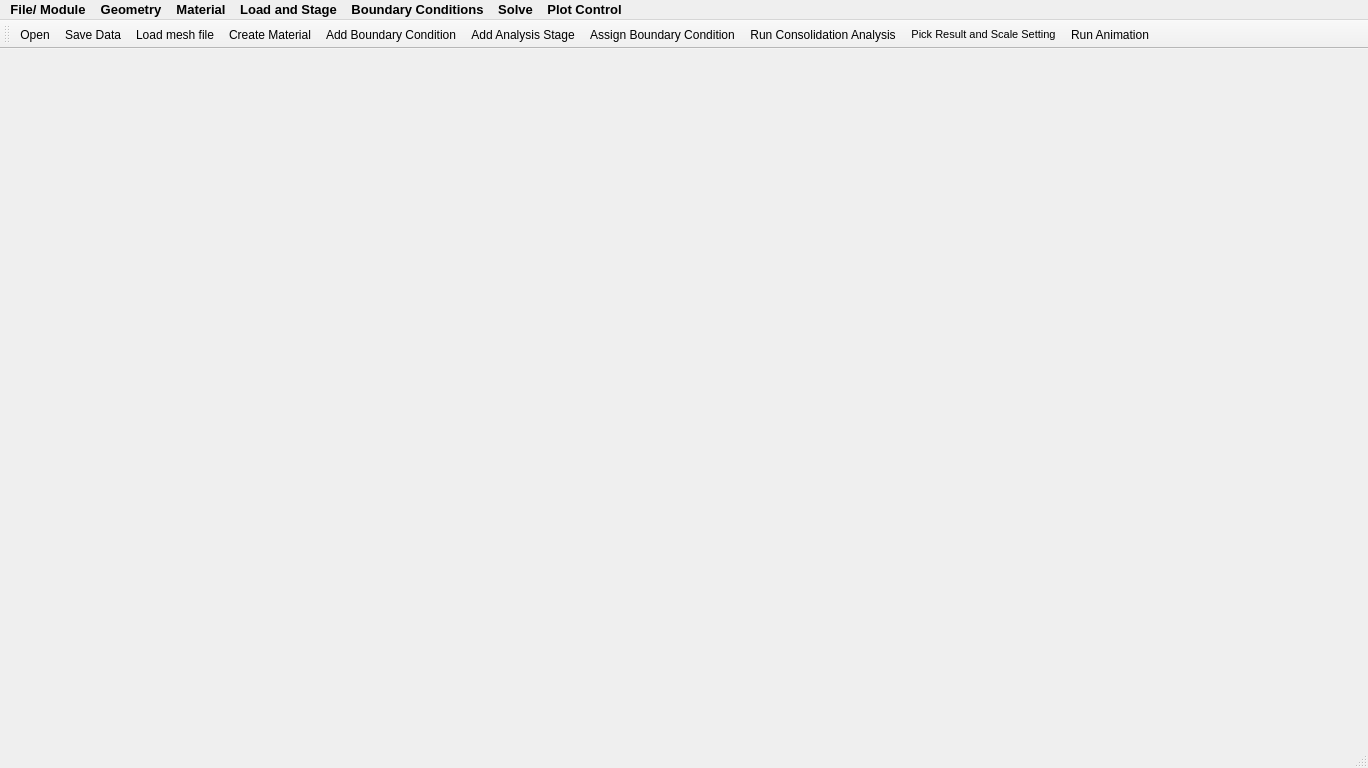
<?xml version="1.0" encoding="UTF-8"?>
<ui version="4.0">
 <class>MainWindow</class>
 <widget class="QMainWindow" name="MainWindow">
  <property name="geometry">
   <rect>
    <x>0</x>
    <y>0</y>
    <width>1368</width>
    <height>768</height>
   </rect>
  </property>
  <property name="windowTitle">
   <string>MainWindow</string>
  </property>
  <widget class="QWidget" name="centralWidget">
   <widget class="QWidget" name="verticalLayoutWidget">
    <property name="geometry">
     <rect>
      <x>290</x>
      <y>240</y>
      <width>160</width>
      <height>80</height>
     </rect>
    </property>
    <layout class="QVBoxLayout" name="mainLayout"/>
   </widget>
  </widget>
  <widget class="QMenuBar" name="menuBar">
   <property name="geometry">
    <rect>
     <x>0</x>
     <y>0</y>
     <width>1368</width>
     <height>21</height>
    </rect>
   </property>
   <property name="font">
    <font>
     <pointsize>10</pointsize>
     <weight>75</weight>
     <bold>true</bold>
    </font>
   </property>
   <widget class="QMenu" name="menuProject_Setting">
    <property name="font">
     <font>
      <pointsize>8</pointsize>
      <weight>50</weight>
      <bold>false</bold>
     </font>
    </property>
    <property name="title">
     <string>File/ Module</string>
    </property>
    <addaction name="CRSTest"/>
    <addaction name="PVDbackAnalysis"/>
    <addaction name="separator"/>
    <addaction name="setWorkingFolder"/>
    <addaction name="projectSetting"/>
    <addaction name="separator"/>
    <addaction name="saveData"/>
    <addaction name="saveAs"/>
    <addaction name="openFile"/>
    <addaction name="exit"/>
   </widget>
   <widget class="QMenu" name="menuGeometry">
    <property name="font">
     <font>
      <pointsize>8</pointsize>
      <weight>50</weight>
      <bold>false</bold>
     </font>
    </property>
    <property name="title">
     <string>Geometry</string>
    </property>
    <addaction name="actionInput_Geometry"/>
    <addaction name="separator"/>
    <addaction name="loadMeshFile"/>
    <addaction name="nodeList"/>
   </widget>
   <widget class="QMenu" name="menuMaterial">
    <property name="font">
     <font>
      <pointsize>8</pointsize>
      <weight>50</weight>
      <bold>false</bold>
     </font>
    </property>
    <property name="title">
     <string>Material</string>
    </property>
    <addaction name="createMat"/>
   </widget>
   <widget class="QMenu" name="menuLoad_Stage">
    <property name="font">
     <font>
      <pointsize>8</pointsize>
      <weight>50</weight>
      <bold>false</bold>
     </font>
    </property>
    <property name="title">
     <string>Load and Stage</string>
    </property>
    <addaction name="addStage"/>
    <addaction name="listLoadStage"/>
    <addaction name="separator"/>
   </widget>
   <widget class="QMenu" name="menuBoundary_Conditions">
    <property name="font">
     <font>
      <pointsize>8</pointsize>
      <weight>50</weight>
      <bold>false</bold>
     </font>
    </property>
    <property name="title">
     <string>Boundary Conditions</string>
    </property>
    <addaction name="addBoundary"/>
    <addaction name="assignBoundary"/>
   </widget>
   <widget class="QMenu" name="menuRun">
    <property name="font">
     <font>
      <pointsize>8</pointsize>
      <weight>50</weight>
      <bold>false</bold>
     </font>
    </property>
    <property name="title">
     <string>Solve</string>
    </property>
    <addaction name="solutionControl"/>
    <addaction name="watchList"/>
    <addaction name="separator"/>
    <addaction name="runAnalysis"/>
   </widget>
   <widget class="QMenu" name="menuPlot_Control">
    <property name="title">
     <string>Plot Control</string>
    </property>
    <addaction name="loadResults"/>
    <addaction name="animationSetting"/>
    <addaction name="scaleSetting"/>
   </widget>
   <addaction name="menuProject_Setting"/>
   <addaction name="menuGeometry"/>
   <addaction name="menuMaterial"/>
   <addaction name="menuLoad_Stage"/>
   <addaction name="menuBoundary_Conditions"/>
   <addaction name="menuRun"/>
   <addaction name="menuPlot_Control"/>
  </widget>
  <widget class="QStatusBar" name="statusBar">
   <property name="font">
    <font>
     <family>Tahoma</family>
     <pointsize>9</pointsize>
     <weight>50</weight>
     <bold>false</bold>
    </font>
   </property>
  </widget>
  <widget class="QToolBar" name="toolBar">
   <property name="windowTitle">
    <string>toolBar</string>
   </property>
   <attribute name="toolBarArea">
    <enum>TopToolBarArea</enum>
   </attribute>
   <attribute name="toolBarBreak">
    <bool>false</bool>
   </attribute>
   <addaction name="openFile"/>
   <addaction name="saveData"/>
   <addaction name="loadMeshFile"/>
   <addaction name="createMat"/>
   <addaction name="addBoundary"/>
   <addaction name="addStage"/>
   <addaction name="assignBoundary"/>
   <addaction name="runAnalysis"/>
   <addaction name="scaleSetting"/>
   <addaction name="animationSetting"/>
  </widget>
  <action name="CRSTest">
   <property name="text">
    <string>Constant strain rate test module</string>
   </property>
  </action>
  <action name="PVDbackAnalysis">
   <property name="text">
    <string>Vimoke Concept for PVD analysis module</string>
   </property>
  </action>
  <action name="projectSetting">
   <property name="text">
    <string>Problem Setting</string>
   </property>
  </action>
  <action name="saveData">
   <property name="icon">
    <iconset resource="resources.qrc">
     <normaloff>:/imgs/Icon/save.ico</normaloff>:/imgs/Icon/save.ico</iconset>
   </property>
   <property name="text">
    <string>Save Data</string>
   </property>
   <property name="shortcut">
    <string>Ctrl+S</string>
   </property>
   <property name="iconVisibleInMenu">
    <bool>true</bool>
   </property>
  </action>
  <action name="openFile">
   <property name="icon">
    <iconset resource="resources.qrc">
     <normaloff>:/imgs/Icon/open.ico</normaloff>:/imgs/Icon/open.ico</iconset>
   </property>
   <property name="text">
    <string>Open</string>
   </property>
   <property name="shortcut">
    <string>Ctrl+O</string>
   </property>
  </action>
  <action name="exit">
   <property name="text">
    <string>Exit</string>
   </property>
  </action>
  <action name="loadMeshFile">
   <property name="icon">
    <iconset theme=":/imgs/Icon/Mesh.ico" resource="resources.qrc">
     <normaloff>:/imgs/Icon/Mesh.ico</normaloff>
     <normalon>:/imgs/Icon/Mesh.ico</normalon>:/imgs/Icon/Mesh.ico</iconset>
   </property>
   <property name="text">
    <string>Load mesh file</string>
   </property>
  </action>
  <action name="createMat">
   <property name="icon">
    <iconset theme=":/imgs/Icon/material.ico">
     <normaloff>Icon/material.ico</normaloff>
     <normalon>:/imgs/Icon/material.ico</normalon>
     <disabledoff>:/imgs/Icon/material.ico</disabledoff>
     <disabledon>:/imgs/Icon/material.ico</disabledon>Icon/material.ico</iconset>
   </property>
   <property name="text">
    <string>Create Material</string>
   </property>
  </action>
  <action name="addStage">
   <property name="icon">
    <iconset>
     <normaloff>Icon/STAGE.ico</normaloff>
     <normalon>:/imgs/Icon/STAGE.ico</normalon>
     <disabledoff>:/imgs/Icon/STAGE.ico</disabledoff>
     <disabledon>:/imgs/Icon/STAGE.ico</disabledon>
     <activeoff>:/imgs/Icon/STAGE.ico</activeoff>Icon/STAGE.ico</iconset>
   </property>
   <property name="text">
    <string>Add Analysis Stage</string>
   </property>
  </action>
  <action name="listLoadStage">
   <property name="text">
    <string>List Load Stage</string>
   </property>
  </action>
  <action name="actionLine_Load">
   <property name="text">
    <string>Line Load</string>
   </property>
  </action>
  <action name="actionPoint_Load">
   <property name="text">
    <string>Point Load</string>
   </property>
  </action>
  <action name="addBoundary">
   <property name="icon">
    <iconset resource="resources.qrc">
     <normaloff>:/imgs/Icon/Load.ico</normaloff>
     <normalon>:/imgs/Icon/Load.ico</normalon>
     <disabledoff>:/imgs/Icon/Load.ico</disabledoff>
     <disabledon>:/imgs/Icon/Load.ico</disabledon>:/imgs/Icon/Load.ico</iconset>
   </property>
   <property name="text">
    <string>Add Boundary Condition</string>
   </property>
  </action>
  <action name="assignBoundary">
   <property name="icon">
    <iconset>
     <normaloff>Icon/Assign.ico</normaloff>
     <normalon>:/imgs/Icon/Assign.ico</normalon>
     <disabledoff>:/imgs/Icon/Assign.ico</disabledoff>
     <disabledon>:/imgs/Icon/Assign.ico</disabledon>Icon/Assign.ico</iconset>
   </property>
   <property name="text">
    <string>Assign Boundary Condition</string>
   </property>
  </action>
  <action name="runAnalysis">
   <property name="icon">
    <iconset>
     <normaloff>Icon/run.ico</normaloff>
     <normalon>:/imgs/Icon/run.ico</normalon>Icon/run.ico</iconset>
   </property>
   <property name="text">
    <string>Run Consolidation Analysis</string>
   </property>
   <property name="shortcut">
    <string>Ctrl+R</string>
   </property>
  </action>
  <action name="actionList_Nodes">
   <property name="text">
    <string>List Nodes</string>
   </property>
  </action>
  <action name="actionList_Elements">
   <property name="text">
    <string>List Elements</string>
   </property>
  </action>
  <action name="nodeList">
   <property name="text">
    <string>List Information</string>
   </property>
  </action>
  <action name="elementList">
   <property name="text">
    <string>List Elements</string>
   </property>
  </action>
  <action name="setWorkingFolder">
   <property name="text">
    <string>Set Working Folder</string>
   </property>
  </action>
  <action name="solutionControl">
   <property name="text">
    <string>Solution Control</string>
   </property>
  </action>
  <action name="loadResults">
   <property name="text">
    <string>Load results data</string>
   </property>
  </action>
  <action name="animationSetting">
   <property name="icon">
    <iconset>
     <normaloff>Icon/Animate.ico</normaloff>
     <normalon>:/imgs/Icon/Animate.ico</normalon>Icon/Animate.ico</iconset>
   </property>
   <property name="text">
    <string>Run Animation</string>
   </property>
  </action>
  <action name="scaleSetting">
   <property name="icon">
    <iconset>
     <normaloff>Icon/Plot.ico</normaloff>
     <normalon>:/imgs/Icon/Plot.ico</normalon>Icon/Plot.ico</iconset>
   </property>
   <property name="text">
    <string>Pick Result and Scale Setting</string>
   </property>
   <property name="font">
    <font>
     <pointsize>8</pointsize>
     <weight>50</weight>
     <bold>false</bold>
    </font>
   </property>
  </action>
  <action name="watchList">
   <property name="text">
    <string>Monitoring Points</string>
   </property>
  </action>
  <action name="runBackAnalysis">
   <property name="text">
    <string>Run Back Analysis</string>
   </property>
   <property name="shortcut">
    <string>Ctrl+B</string>
   </property>
  </action>
  <action name="terzaghi1D">
   <property name="text">
    <string>Tergazhi Solution</string>
   </property>
  </action>
  <action name="actionInput_Geometry">
   <property name="text">
    <string>Create Mesh</string>
   </property>
  </action>
  <action name="saveAs">
   <property name="text">
    <string>Save As</string>
   </property>
   <property name="shortcut">
    <string>Ctrl+Shift+S</string>
   </property>
  </action>
 </widget>
 <layoutdefault spacing="6" margin="11"/>
 <resources>
  <include location="resources.qrc"/>
 </resources>
 <connections/>
</ui>
